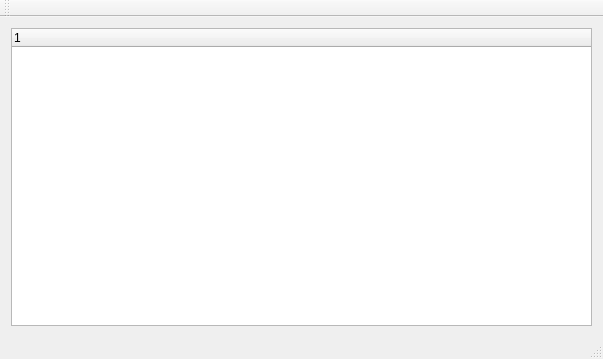
<?xml version="1.0" encoding="UTF-8"?>
<ui version="4.0">
 <class>MainWindow</class>
 <widget class="QMainWindow" name="MainWindow">
  <property name="geometry">
   <rect>
    <x>0</x>
    <y>0</y>
    <width>603</width>
    <height>359</height>
   </rect>
  </property>
  <property name="windowTitle">
   <string>MainWindow</string>
  </property>
  <widget class="QWidget" name="centralWidget">
   <layout class="QGridLayout" name="gridLayout">
    <item row="0" column="0">
     <widget class="QTreeWidget" name="treeWidget">
      <column>
       <property name="text">
        <string notr="true">1</string>
       </property>
      </column>
     </widget>
    </item>
   </layout>
  </widget>
  <widget class="QMenuBar" name="menuBar">
   <property name="geometry">
    <rect>
     <x>0</x>
     <y>0</y>
     <width>603</width>
     <height>22</height>
    </rect>
   </property>
  </widget>
  <widget class="QToolBar" name="mainToolBar">
   <attribute name="toolBarArea">
    <enum>TopToolBarArea</enum>
   </attribute>
   <attribute name="toolBarBreak">
    <bool>false</bool>
   </attribute>
  </widget>
  <widget class="QStatusBar" name="statusBar"/>
 </widget>
 <layoutdefault spacing="6" margin="11"/>
 <resources/>
 <connections/>
</ui>
